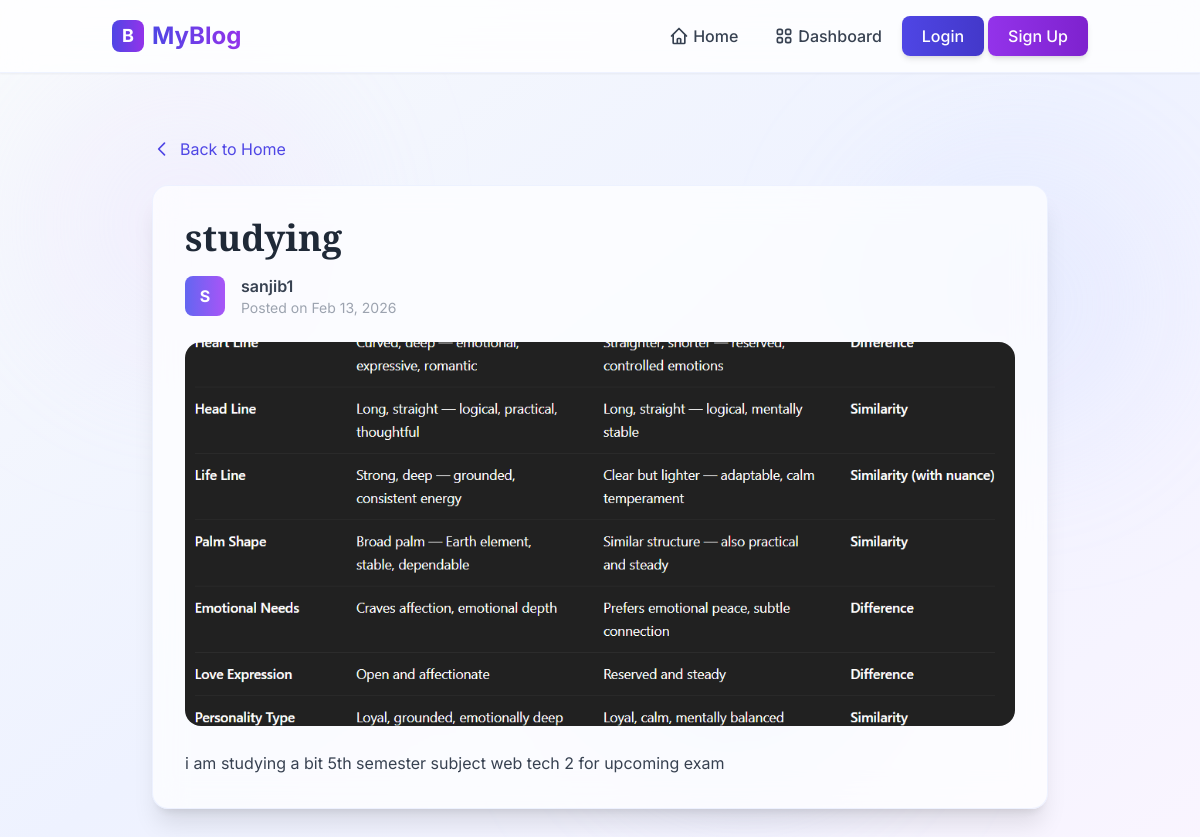
/post_detail/5/, run on an earlier commit of the app's database.
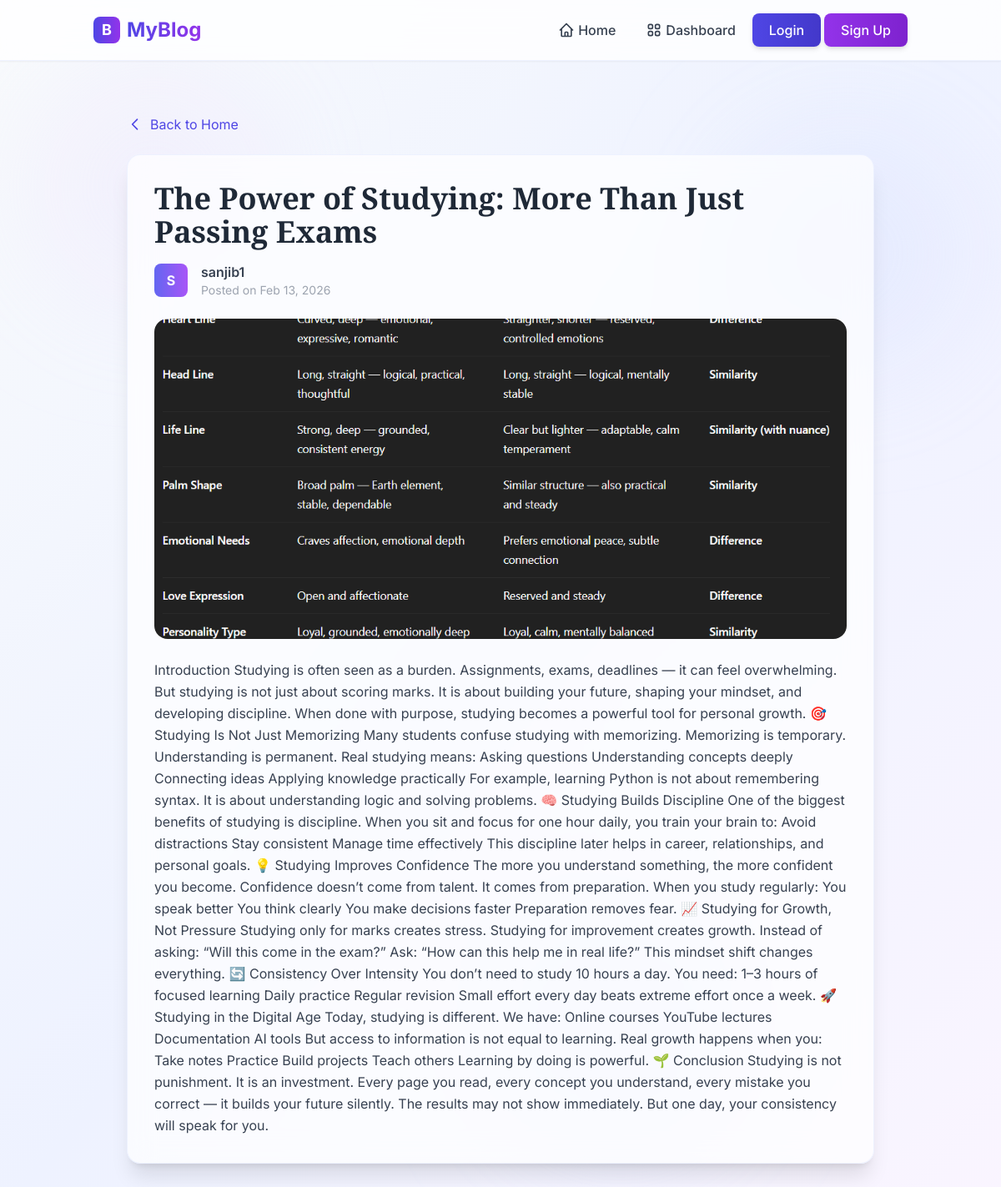
And on a later commit of the database.
### posts/models.py (models this page shows, shortened)
class Post(models.Model):
    author=models.ForeignKey(User,on_delete=models.CASCADE,null=True,blank=True)
    title=models.CharField(max_length=200)
    content=models.TextField()
    image=models.ImageField(upload_to='post_images/',null=True,blank=True)
    is_deleted=models.BooleanField(default=False)
    created_at=models.DateTimeField(auto_now_add=True)

### posts/views.py (the view)
# urls.py: path('post_detail/<int:id>/',views.post_detail,name='post_detail'),
def post_detail(request,id):
    post=get_object_or_404(Post,id=id,is_deleted=False)
    context={
        'post':post
    }
    return render(request,'posts/post_detail.html',context=context)

### templates/posts/post_detail.html (shortened to what this page needs)
{% extends "posts/base.html" %}
{% block child_block %}
{%if not user.is_authenticated %}
<div class="max-w-4xl mx-auto py-8">
    <div class="mb-6">
        <a href="{% url 'home' %}" class="text-indigo-600 hover:underline flex items-center space-x-2">
            <svg xmlns="http://www.w3.org/2000/svg" class="h-5 w-5" fill="none" viewBox="0 0 24 24" stroke="currentColor">
                <path stroke-linecap="round" stroke-linejoin="round" stroke-width="2" d="M15 19l-7-7 7-7" />
            </svg>
            <span>Back to Home</span>
        </a>
    </div>
    {%endif%}
    <div class="bg-white/70 backdrop-blur-lg rounded-2xl shadow-xl p-8 border border-indigo-100/50">
        <h1 class="text-4xl font-bold font-playfair mb-4 text-gray-800">{{ post.title }}</h1>
        <div class="flex items-center space-x-4 mb-6">
            <div class="w-10 h-10 bg-gradient-to-r from-indigo-500 to-purple-500 rounded-lg flex items-center justify-center">
                <span class="text-white font-bold">{{ post.author.username|first|upper }}</span>
            </div>
            <div>
                <p class="text-gray-700 font-semibold">{{ post.author.username }}</p>
                <p class="text-gray-400 text-sm">Posted on {{ post.created_at|date:"M d, Y" }}</p>
            </div>
        </div>
        {% if post.image %}
            <div class="mb-6">
                <img src="{{ post.image.url }}" alt="{{ post.title }}" class="w-full rounded-2xl object-cover max-h-96">
            </div>
        {% endif %}
        <div class="text-gray-700 leading-relaxed space-y-4">
            <p>{{ post.content }}</p>
        </div>
    </div>
</div>
{% endblock %}

What changed in the data, as far as the page shows it:
changed Post "sanjib1": title "studying" → "The Power of Studying: More Than Just Passing Exams"; content "i am studying a bit 5th semester subject web tech 2 for upcoming exam" → "Introduction Studying is often seen as a burden. Assignments, exams, deadlines — it can feel overwhelming. But studying is not just about scoring marks. It is about building your future, shaping your mindset, and developing discipline. When done with purpose, studying becomes a powerful tool for personal growth. 🎯 Studying Is Not Just Memorizing Many students confuse studying with memorizing. Memorizing is temporary. Understanding is permanent. Real studying means: Asking questions Understanding concepts deeply Connecting ideas Applying knowledge practically For example, learning Python is not about remembering syntax. It is about understanding logic and solving problems. 🧠 Studying Builds…"
